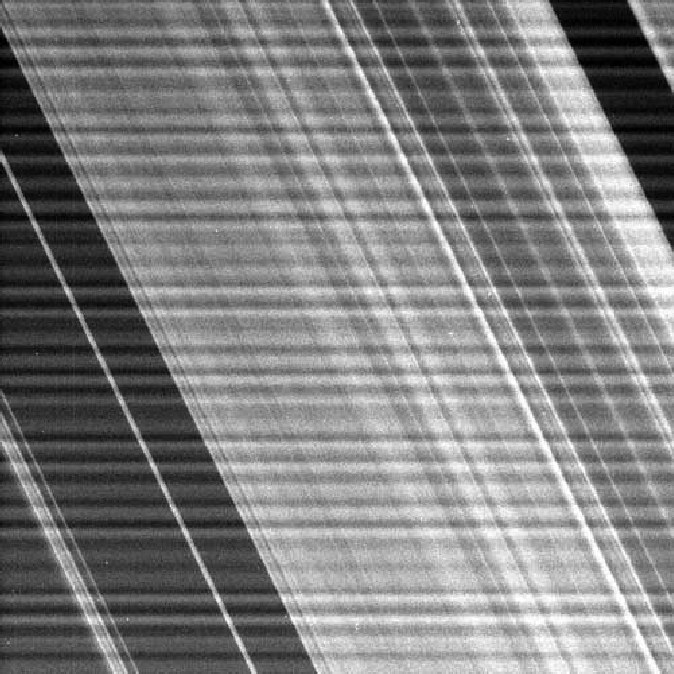
%> input picture Experiment 5/Fig0322(a).tif, 674 x 674 px
$ octave hm.m   (GNU Octave 9; MATLAB toolbox functions it lacks are replaced by stand-ins)
%> lines starting %> are read from the running program, lines starting %| are printed output that depends on the picture; in (x1, y1, x2, y2) boxes, pixels count from 0 and x2, y2 are one past the last pixel; in counts of white or black regions, pixels touching at a corner belong together; the program's own positions count from 1
### Experiment 5/LPF.m
function Mask = LPF(length,width,type,D0,n)
% [11 lines of commented-out code are left out]
Mask = zeros(length,width);
%create the distance matrix
u = 0:length - 1;
v = 0:width - 1;
idx = find(u > length/2);
u(idx) = u(idx) - length;
idy = find(v > width/2);
v(idy) = v(idy) - width;
[V, U] = meshgrid(v, u);
D = sqrt(V.^2 + U.^2);
D = fftshift(D);

switch type
case 'ideal'
   Mask(D<D0) = 1;
case 'btw'
    if nargin == 4
        n = 1;
    end
    Mask = 1./(1 + (D./D0).^(2*n));
case 'gaussian'
   Mask = exp(-(D.^2)./(2*(D0^2)));
end
%Output = Input.*Mask;

### Experiment 5/hm.m
close all
%Input1=double(InputPicture());
Input1 = imread('Fig0322(a).tif');
%> Input1 is the input picture: size 674x674 uint8; min 0, max 255, mean 127.9
Input = fftshift(fft2(Input1));
Input = abs(Input);
Input = log(Input);
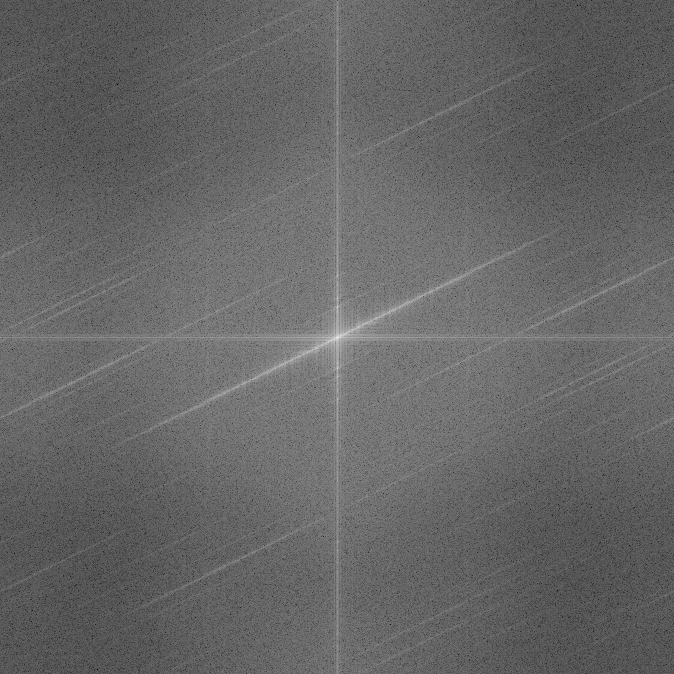
%> Input: size 674x674 double; min 1.24, max 17.88, mean 7.9; drawn with min black and max white
imshow(Input,[])
title('原始频谱')
[length,width] = size(Input);
%> length = 674; width = 674
Mask = ones(length,width);

    % 我认为滤波效果最好的滤去区域   但是右下角有部分失真 btw滤波器的失真较小 高斯滤波器稍差
    Mask(1:322,335:339) = 0;
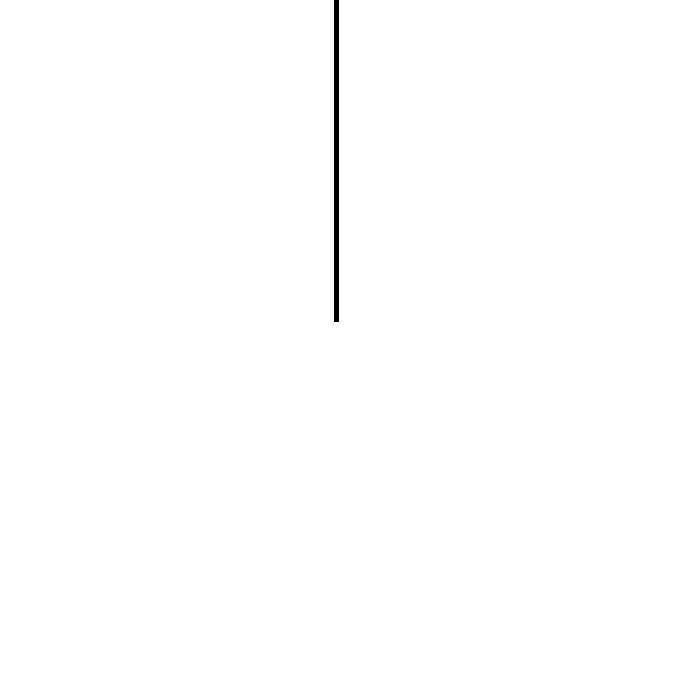
%> Mask: size 674x674 double; values 0 (black) and 1 (white), 99.6% white; 1 black region, box (x1, y1, x2, y2) and area: (334, 0, 339, 322) 1610
    Mask(347:674,335:339) = 0;
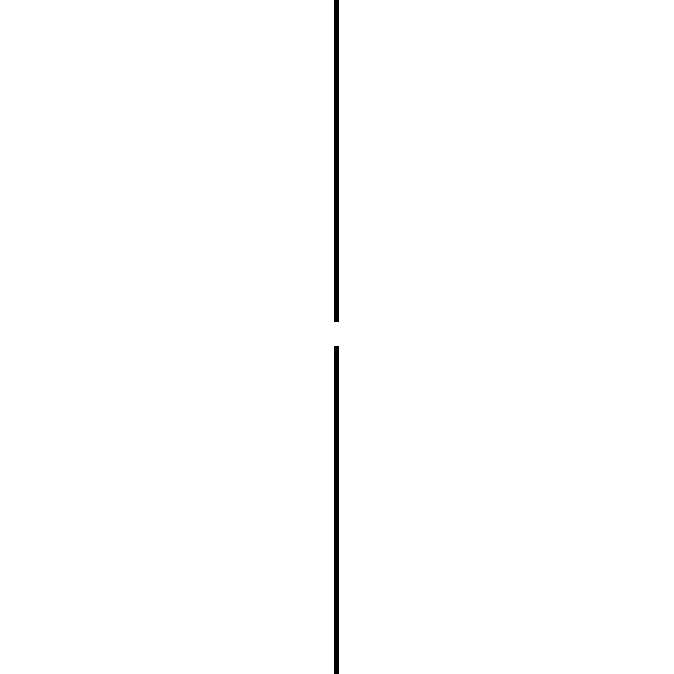
%> Mask: size 674x674 double; values 0 (black) and 1 (white), 99.3% white; 2 black regions, box (x1, y1, x2, y2) and area: (334, 346, 339, 674) 1640, (334, 0, 339, 322) 1610
    Out = Mask.* fftshift(fft2(Input1));
    Out1 = ifft2(Out);
    Out = abs(Out1);
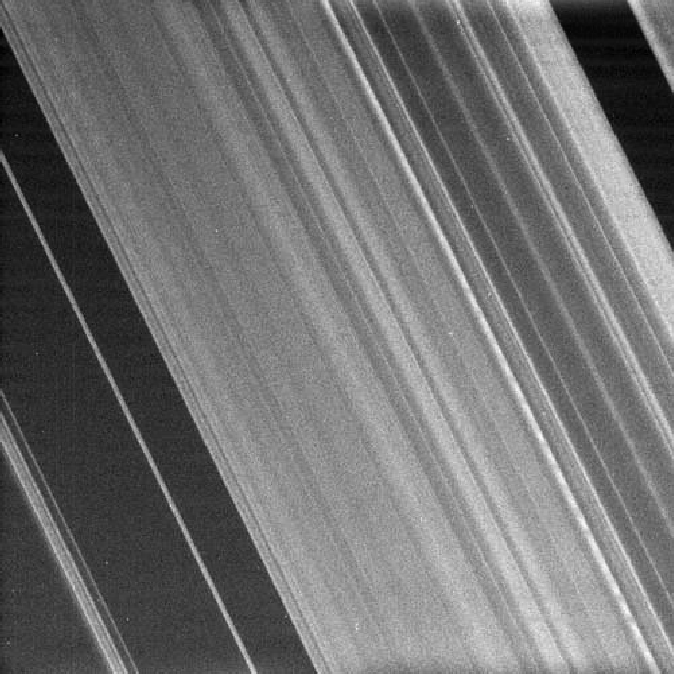
%> Out: size 674x674 double; min 2.51, max 283.4, mean 128; drawn with min black and max white
    figure
    imshow(Out,[])
    title('理想滤波器')

    Mask(1:322,335:339) = 1-LPF(322,5,'btw',322,3);
%> Mask: size 674x674 double; 0.35% of pixels changed, all inside (x1, y1, x2, y2) = (334, 0, 339, 322)
    Mask(347:674,335:339) = 1-LPF(328,5,'btw',327,3);
%> Mask: size 674x674 double; min 0, max 1, mean 0.993; mean of the top-left, top-right, bottom-left and bottom-right quarters 0.992, 0.994, 0.991, 0.994
    Out = Mask.* fftshift(fft2(Input1));
    Out1 = ifft2(Out);
    Out = abs(Out1);
    figure
    imshow(Out,[])
    title('巴特沃斯滤波器')

    Mask(1:322,335:339) = 1-LPF(322,5,'gaussian',322,3);
%> Mask: size 674x674 double; min 0, max 1, mean 0.993; mean of the top-left, top-right, bottom-left and bottom-right quarters 0.992, 0.995, 0.991, 0.994
    Mask(347:674,335:339) = 1-LPF(328,5,'gaussian',327,3);
%> Mask: size 674x674 double; min 0, max 1, mean 0.993; mean of the top-left, top-right, bottom-left and bottom-right quarters 0.992, 0.995, 0.992, 0.994
    Out = Mask.* fftshift(fft2(Input1));
    Out1 = ifft2(Out);
    Out = abs(Out1);
    figure
    imshow(Out,[])
    title('高斯滤波器')

    %噪声
    Mask = zeros(length,width);
    Mask(1:322,335:339) = 1;
    Mask(347:674,335:339) = 1;
    Out = Mask.* fftshift(fft2(Input1));
    Out1 = ifft2(Out);
    Out = abs(Out1);
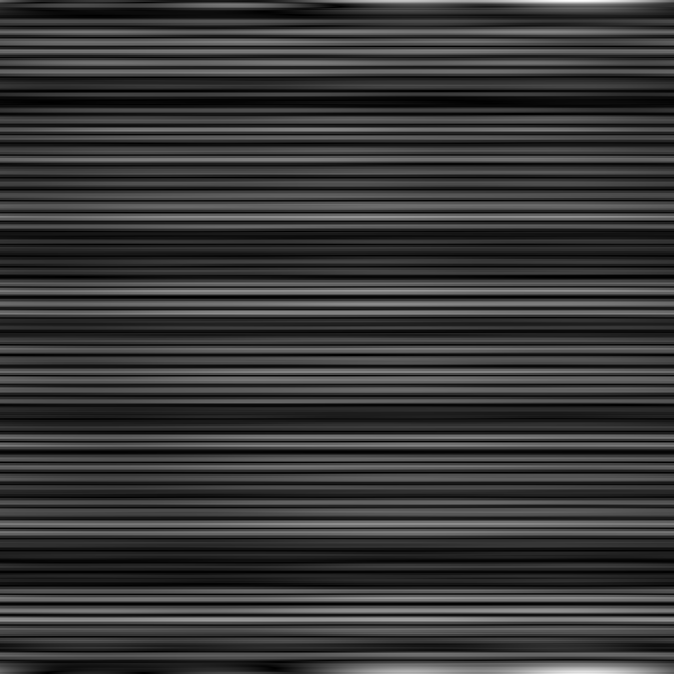
%> Out: size 674x674 double; min 0.00852, max 74.11, mean 16.4; drawn with min black and max white
    figure
    imshow(Out,[])
    title('理想滤波器滤得的噪声')

    Mask(1:322,335:339) = LPF(322,5,'btw',164,3);
    Mask(347:674,335:339) = LPF(328,5,'btw',164,3);
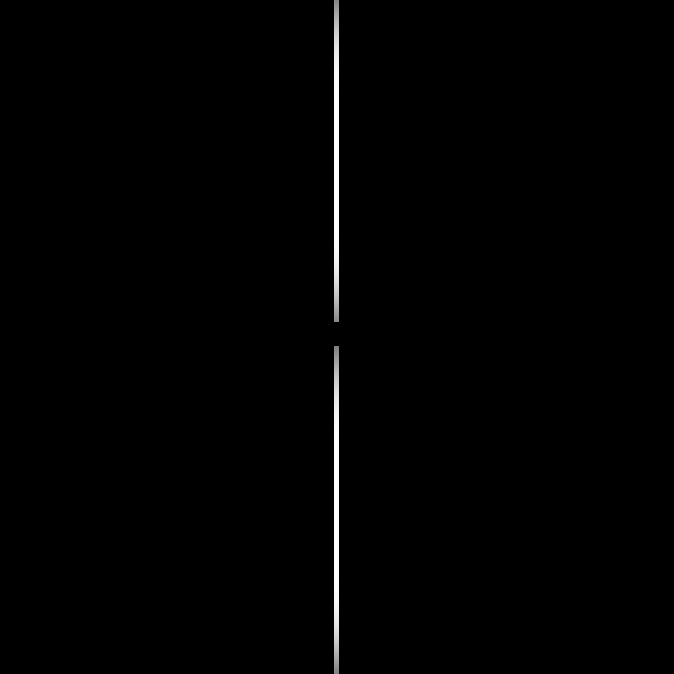
%> Mask: size 674x674 double; min 0, max 1, mean 0.00649
    Out = Mask.* fftshift(fft2(Input1));
    Out1 = ifft2(Out);
    Out = abs(Out1);
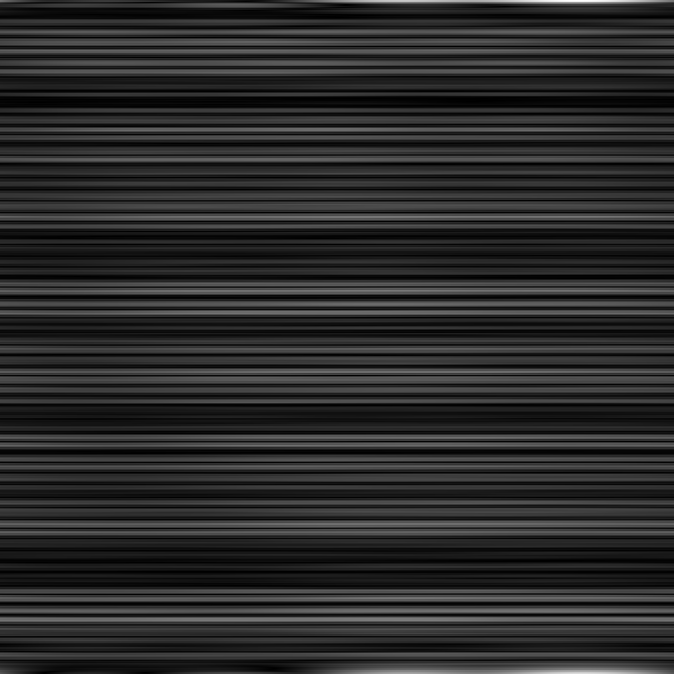
%> Out: size 674x674 double; min 0.00228, max 68.39, mean 11.6; drawn with min black and max white
    figure
    imshow(Out,[])
    title('巴特沃斯滤波器滤得的噪声')

    Mask(1:322,335:339) = LPF(322,5,'gaussian',164,3);
    Mask(347:674,335:339) = LPF(328,5,'gaussian',164,3);
%> Mask: size 674x674 double; min 0, max 1, mean 0.00614
    Out = Mask.* fftshift(fft2(Input1));
    Out1 = ifft2(Out);
    Out = abs(Out1);
    figure
    imshow(Out,[])
    title('高斯滤波器滤得的噪声')
